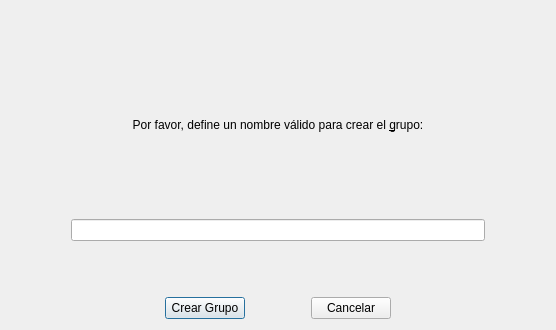
<?xml version="1.0" encoding="UTF-8"?>
<ui version="4.0">
 <class>Dialog</class>
 <widget class="QDialog" name="Dialog">
  <property name="geometry">
   <rect>
    <x>0</x>
    <y>0</y>
    <width>556</width>
    <height>330</height>
   </rect>
  </property>
  <property name="windowTitle">
   <string>Nombre Grupo</string>
  </property>
  <layout class="QVBoxLayout" name="verticalLayout">
   <item>
    <spacer name="verticalSpacer_3">
     <property name="orientation">
      <enum>Qt::Vertical</enum>
     </property>
     <property name="sizeType">
      <enum>QSizePolicy::Fixed</enum>
     </property>
     <property name="sizeHint" stdset="0">
      <size>
       <width>20</width>
       <height>50</height>
      </size>
     </property>
    </spacer>
   </item>
   <item>
    <widget class="QLabel" name="label">
     <property name="text">
      <string>Por favor, define un nombre válido para crear el &amp;grupo:</string>
     </property>
     <property name="alignment">
      <set>Qt::AlignCenter</set>
     </property>
     <property name="buddy">
      <cstring>lNombreGrupo</cstring>
     </property>
    </widget>
   </item>
   <item>
    <spacer name="verticalSpacer_2">
     <property name="orientation">
      <enum>Qt::Vertical</enum>
     </property>
     <property name="sizeType">
      <enum>QSizePolicy::Fixed</enum>
     </property>
     <property name="sizeHint" stdset="0">
      <size>
       <width>20</width>
       <height>25</height>
      </size>
     </property>
    </spacer>
   </item>
   <item>
    <layout class="QHBoxLayout" name="horizontalLayout_2">
     <item>
      <spacer name="horizontalSpacer_4">
       <property name="orientation">
        <enum>Qt::Horizontal</enum>
       </property>
       <property name="sizeType">
        <enum>QSizePolicy::Fixed</enum>
       </property>
       <property name="sizeHint" stdset="0">
        <size>
         <width>60</width>
         <height>20</height>
        </size>
       </property>
      </spacer>
     </item>
     <item>
      <widget class="QLineEdit" name="lNombreGrupo">
       <property name="maxLength">
        <number>25</number>
       </property>
       <property name="alignment">
        <set>Qt::AlignCenter</set>
       </property>
      </widget>
     </item>
     <item>
      <spacer name="horizontalSpacer_5">
       <property name="orientation">
        <enum>Qt::Horizontal</enum>
       </property>
       <property name="sizeType">
        <enum>QSizePolicy::Fixed</enum>
       </property>
       <property name="sizeHint" stdset="0">
        <size>
         <width>60</width>
         <height>20</height>
        </size>
       </property>
      </spacer>
     </item>
    </layout>
   </item>
   <item>
    <spacer name="verticalSpacer">
     <property name="orientation">
      <enum>Qt::Vertical</enum>
     </property>
     <property name="sizeType">
      <enum>QSizePolicy::Fixed</enum>
     </property>
     <property name="sizeHint" stdset="0">
      <size>
       <width>20</width>
       <height>50</height>
      </size>
     </property>
    </spacer>
   </item>
   <item>
    <layout class="QHBoxLayout" name="horizontalLayout">
     <item>
      <spacer name="horizontalSpacer">
       <property name="orientation">
        <enum>Qt::Horizontal</enum>
       </property>
       <property name="sizeHint" stdset="0">
        <size>
         <width>40</width>
         <height>20</height>
        </size>
       </property>
      </spacer>
     </item>
     <item>
      <widget class="QPushButton" name="bCrearGrupo">
       <property name="text">
        <string>Crear Grupo</string>
       </property>
       <property name="icon">
        <iconset>
         <normaloff>plasma-next-icons/Breeze/actions/toolbar/dialog-ok.svg</normaloff>plasma-next-icons/Breeze/actions/toolbar/dialog-ok.svg</iconset>
       </property>
      </widget>
     </item>
     <item>
      <spacer name="horizontalSpacer_3">
       <property name="orientation">
        <enum>Qt::Horizontal</enum>
       </property>
       <property name="sizeType">
        <enum>QSizePolicy::Fixed</enum>
       </property>
       <property name="sizeHint" stdset="0">
        <size>
         <width>60</width>
         <height>20</height>
        </size>
       </property>
      </spacer>
     </item>
     <item>
      <widget class="QPushButton" name="bCancelar">
       <property name="text">
        <string>Cancelar</string>
       </property>
       <property name="icon">
        <iconset>
         <normaloff>plasma-next-icons/Breeze/actions/toolbar/edit-delete.svg</normaloff>plasma-next-icons/Breeze/actions/toolbar/edit-delete.svg</iconset>
       </property>
      </widget>
     </item>
     <item>
      <spacer name="horizontalSpacer_2">
       <property name="orientation">
        <enum>Qt::Horizontal</enum>
       </property>
       <property name="sizeHint" stdset="0">
        <size>
         <width>40</width>
         <height>20</height>
        </size>
       </property>
      </spacer>
     </item>
    </layout>
   </item>
  </layout>
 </widget>
 <resources/>
 <connections/>
</ui>
